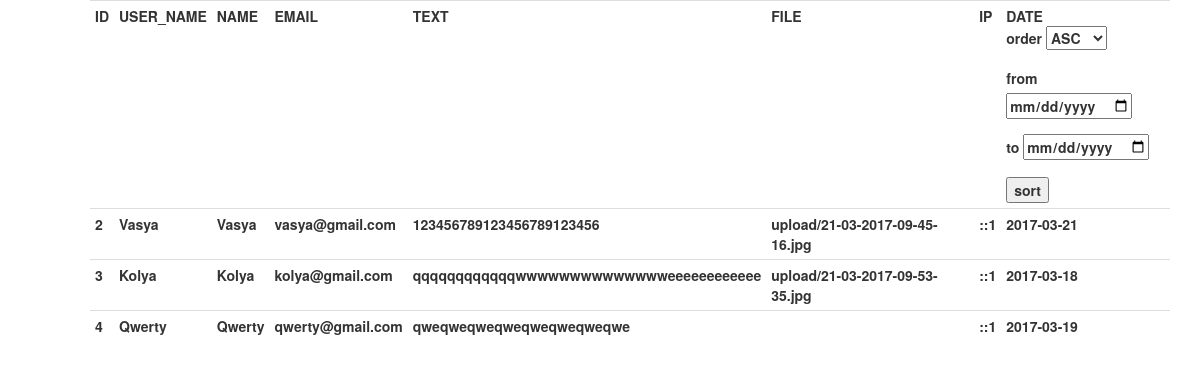
The app's page /test2/index.php with its own data.
### tables this page shows
CREATE TABLE `users` (
  `id` int(11) NOT NULL,
  `user_name` varchar(30) NOT NULL,
  `name` varchar(30) NOT NULL,
  `email` varchar(64) NOT NULL,
  `text` varchar(255) NOT NULL,
  `file` varchar(255) NOT NULL,
  `ip` varchar(45) NOT NULL,
  `date` date NOT NULL
);

### test2/index.php (the view, shortened to what this page needs)
 <!DOCTYPE html>
<html lang="en">
 <head>
	 <link href='https://maxcdn.bootstrapcdn.com/bootstrap/3.3.7/css/bootstrap.min.css' rel='stylesheet' type='text/css'>
 </head>
 <body style="max-width: 90%">
<?php
if ($_SERVER['REQUEST_METHOD']=='POST'){
	showData();
	}else{
	showData();
}
function showData($user_name='input user name',$name='input name',$email='input email',$text=''){?>
<table class="table table-condensed col-lg-10 col-lg-offset-1" >
    <tr>
		<th>ID</th>
		<th>USER_NAME</th>
		<th>NAME</th>
		<th>EMAIL</th>
		<th>TEXT</th>
		<th>FILE</th>
		<th>IP</th>
		<th>DATE
			<form method='POST'>
				<div class="form-group">
					<label for="DATE">order</label>
					<select name='DATE'>
						<option value='ASC'>ASC</option>
					</select>
				</div>
				<div class="form-group">
					<label for="date_from">from</label>
					<input type="date" name='date_from' value='0'>
				</div>
				<div class="form-group">
					<label for="date_to">to</label>
					<input type="date" name='date_to' value='0'>
				</div>
			<input type='submit' value='sort'>
			</form>
		</th>
    </tr>
    <?php
	$connect = mysqli_connect('localhost','root','','test');
    $query='SELECT id,user_name,name,email,text,file,ip,date
		   FROM users';
	$result = mysqli_query($connect, $query);
	if(!$result){
		echo mysqli_error($connect);
	}else{
		foreach ($result as $user){
			extract($user);
			?>
			    <tr>
		<th><?=$id;?></th>
		<th><?=$user_name;?></th>
		<th><?=$name;?></th>
		<th><?=$email;?></th>
		<th><?=$text;?></th>
		<th><?=$file;?></th>
		<th><?=$ip;?></th>
		<th><?=$date;?></th>
    </tr>
			<?php
		}
	}
   ?>
</table>
<?php
}
?>
</body>
</html>

### records on screen
users: id "2", user_name "Vasya", name "Vasya", email "vasya@gmail.com", text "123456789123456789123456", file "upload/21-03-2017-09-45-16.jpg", ip "::1", date "2017-03-21"
users: id "3", user_name "Kolya", name "Kolya", email "kolya@gmail.com", text "qqqqqqqqqqqqwwwwwwwwwwwwwweeeeeeeeeeee", file "upload/21-03-2017-09-53-35.jpg", ip "::1", date "2017-03-18"
users: id "4", user_name "Qwerty", name "Qwerty", email "qwerty@gmail.com", text "qweqweqweqweqweqweqweqwe", ip "::1", date "2017-03-19"
